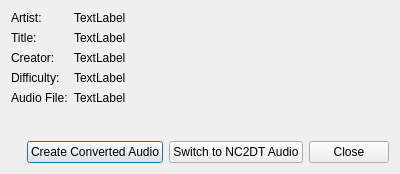
<?xml version="1.0" encoding="UTF-8"?>
<ui version="4.0">
 <class>BeatmapDetails</class>
 <widget class="QDialog" name="BeatmapDetails">
  <property name="geometry">
   <rect>
    <x>0</x>
    <y>0</y>
    <width>400</width>
    <height>174</height>
   </rect>
  </property>
  <property name="windowTitle">
   <string>Beatmap Details</string>
  </property>
  <layout class="QVBoxLayout" name="verticalLayout">
   <item>
    <layout class="QFormLayout" name="formLayout">
     <item row="0" column="0">
      <widget class="QLabel" name="label">
       <property name="text">
        <string>Artist:</string>
       </property>
      </widget>
     </item>
     <item row="0" column="1">
      <widget class="QLabel" name="artistLabel">
       <property name="text">
        <string>TextLabel</string>
       </property>
      </widget>
     </item>
     <item row="1" column="0">
      <widget class="QLabel" name="label_3">
       <property name="text">
        <string>Title:</string>
       </property>
      </widget>
     </item>
     <item row="1" column="1">
      <widget class="QLabel" name="titleLabel">
       <property name="text">
        <string>TextLabel</string>
       </property>
      </widget>
     </item>
     <item row="2" column="0">
      <widget class="QLabel" name="label_5">
       <property name="text">
        <string>Creator:</string>
       </property>
      </widget>
     </item>
     <item row="2" column="1">
      <widget class="QLabel" name="creatorLabel">
       <property name="text">
        <string>TextLabel</string>
       </property>
      </widget>
     </item>
     <item row="3" column="0">
      <widget class="QLabel" name="label_7">
       <property name="text">
        <string>Difficulty:</string>
       </property>
      </widget>
     </item>
     <item row="3" column="1">
      <widget class="QLabel" name="difficultyLabel">
       <property name="text">
        <string>TextLabel</string>
       </property>
      </widget>
     </item>
     <item row="4" column="0">
      <widget class="QLabel" name="label_9">
       <property name="text">
        <string>Audio File:</string>
       </property>
      </widget>
     </item>
     <item row="4" column="1">
      <widget class="QLabel" name="audioLabel">
       <property name="text">
        <string>TextLabel</string>
       </property>
      </widget>
     </item>
    </layout>
   </item>
   <item>
    <spacer name="verticalSpacer">
     <property name="orientation">
      <enum>Qt::Vertical</enum>
     </property>
     <property name="sizeHint" stdset="0">
      <size>
       <width>20</width>
       <height>40</height>
      </size>
     </property>
    </spacer>
   </item>
   <item>
    <layout class="QHBoxLayout" name="horizontalLayout">
     <item>
      <spacer name="horizontalSpacer">
       <property name="orientation">
        <enum>Qt::Horizontal</enum>
       </property>
       <property name="sizeHint" stdset="0">
        <size>
         <width>40</width>
         <height>20</height>
        </size>
       </property>
      </spacer>
     </item>
     <item>
      <widget class="QPushButton" name="createConvertedAudioButton">
       <property name="enabled">
        <bool>true</bool>
       </property>
       <property name="text">
        <string>Create Converted Audio</string>
       </property>
      </widget>
     </item>
     <item>
      <widget class="QPushButton" name="switchAudioButton">
       <property name="text">
        <string>Switch to NC2DT Audio</string>
       </property>
      </widget>
     </item>
     <item>
      <widget class="QPushButton" name="closeButton">
       <property name="text">
        <string>Close</string>
       </property>
      </widget>
     </item>
    </layout>
   </item>
  </layout>
 </widget>
 <resources/>
 <connections>
  <connection>
   <sender>closeButton</sender>
   <signal>clicked()</signal>
   <receiver>BeatmapDetails</receiver>
   <slot>close()</slot>
   <hints>
    <hint type="sourcelabel">
     <x>352</x>
     <y>152</y>
    </hint>
    <hint type="destinationlabel">
     <x>199</x>
     <y>86</y>
    </hint>
   </hints>
  </connection>
 </connections>
</ui>
